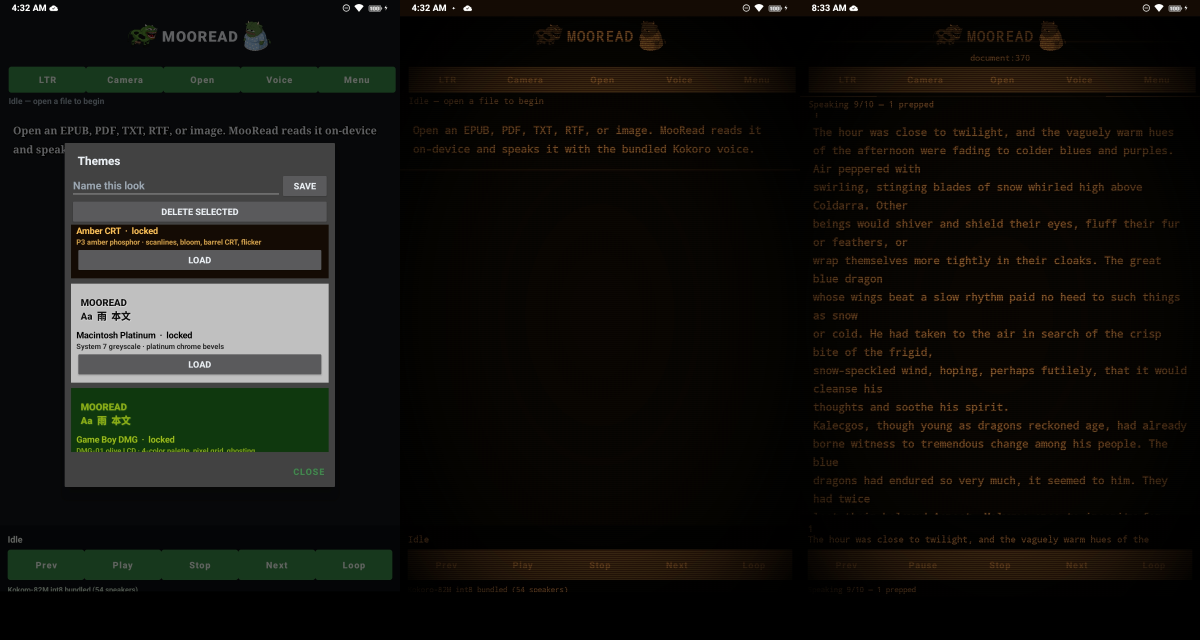
#> input picture android-themes.jpg, 3600 x 1920 px (shown at 1/3 size)
$ python -i theme_fx.py   (imports and definitions only)
#> lines starting #> are read from the running program, lines starting #| are printed output that depends on the picture
#> further down, picture is the input picture: PIL image 3600x1920 RGB; mean R, G, B 19.6, 19, 14.8
"""Whole-app visual effects for built-in themes.

Colors alone cannot sell Amber CRT, Macintosh Platinum, or Game Boy DMG.
This module is the CPU/PIL counterpart of the Android AGSL shader:
same look targets, applied to wallpapers, reader canvases, and widget chrome.
"""

from __future__ import annotations

from typing import Iterable, Optional

from PIL import Image, ImageDraw, ImageEnhance, ImageFilter, ImageOps

FX_NONE = "none"
FX_AMBER = "amber-crt"
FX_PLATINUM = "mac-platinum"
FX_DMG = "gameboy-dmg"

# DMG-01 LCD quartet (darkest → lightest).
DMG_PALETTE = (
    (15, 56, 15),
    (48, 98, 48),
    (139, 172, 15),
    (155, 188, 15),
)

AMBER = (255, 176, 0)
AMBER_DARK = (20, 12, 4)
PLATINUM = (192, 192, 192)
PLATINUM_HI = (232, 232, 232)
PLATINUM_LO = (128, 128, 128)


# [5 lines left out: function normalize_fx, not called in this run]


def _luma_pixel(r: int, g: int, b: int) -> float:
    return (0.299 * r + 0.587 * g + 0.114 * b) / 255.0


# [86 lines left out: functions apply_image_fx, _amber_crt, _platinum, _dmg_lcd, _quantize_dmg, _scanlines and 1 more, not called in this run]


def draw_vignette(im: Image.Image, amount: float = 0.45, fx: str = FX_AMBER) -> Image.Image:
#> called with amount = 0.45, fx = 'amber-crt'
    if amount <= 0:
        return im
    w, h = im.size
#> w = 3600; h = 1920
    vignette = Image.new("L", (w, h), 0)
#> vignette: PIL image 3600x1920 L; every value is 0
    g = ImageDraw.Draw(vignette)
    pad_x, pad_y = int(w * 0.06), int(h * 0.08)
#> pad_x = 216; pad_y = 153
    g.ellipse((-pad_x, -pad_y, w + pad_x, h + pad_y), fill=int(255 * (1.0 - amount * 0.15)))
    vignette = vignette.filter(ImageFilter.GaussianBlur(radius=max(w, h) // 8 or 8))
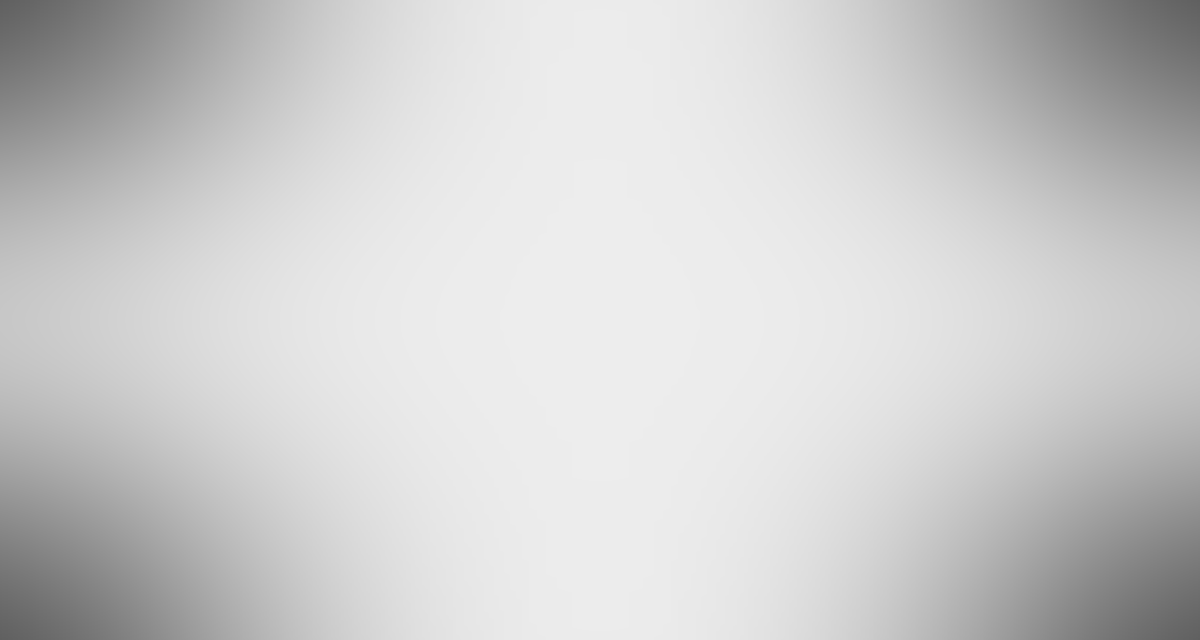
#> vignette: PIL image 3600x1920 L (shown at 1/3 size); min 96, max 237, mean 205.8
    tint = AMBER_DARK if fx == FX_AMBER else ((8, 20, 8) if fx == FX_DMG else (40, 40, 44))
    layer = Image.new("RGBA", (w, h), tint + (0,))
    # Darken edges using inverted vignette as alpha.
    inv = ImageOps.invert(vignette)
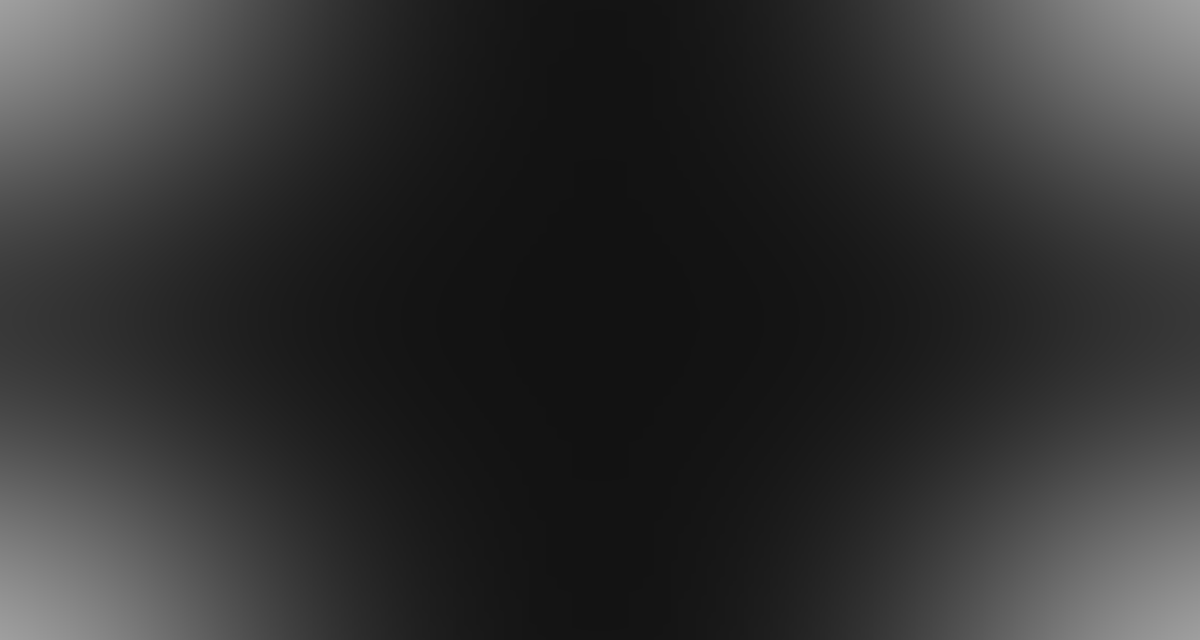
#> inv: PIL image 3600x1920 L (shown at 1/3 size); min 18, max 159, mean 49.2
    layer.putalpha(inv.point(lambda p: int(p * amount)))
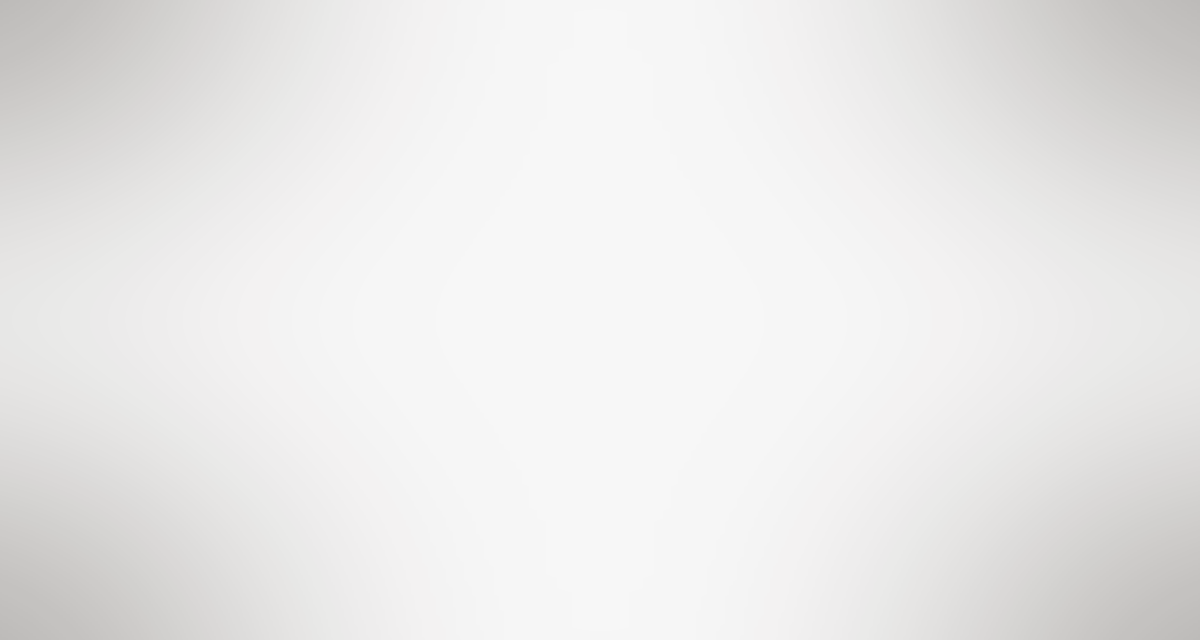
#> layer: PIL image 3600x1920 RGBA (shown at 1/3 size); mean R, G, B, A 20, 12, 4, 21.7; transparent parts drawn white
    return Image.alpha_composite(im.convert("RGBA"), layer)


# [137 lines left out: functions chrome_for, restyle_widget_tree, quantize_hex_to_dmg, not called in this run]


# AGSL source kept next to the Python filter so both platforms share one recipe.
# Android loads the copy in ThemeFx.kt / assets/shaders/theme_fx.agsl.
AGSL_SHADER = r"""
uniform shader input;
uniform float2 iResolution;
uniform float uTime;
uniform float uMode; // 0 none, 1 amber CRT, 2 platinum, 3 DMG

half4 main(float2 fragCoord) {
    float2 uv = fragCoord / iResolution;
    float2 centered = uv * 2.0 - 1.0;
    float mode = uMode;
    float2 px = fragCoord;
    px.x = clamp(px.x, 0.5, iResolution.x - 0.5);
    px.y = clamp(px.y, 0.5, iResolution.y - 0.5);
    half4 color = input.eval(px);
    float lum = dot(color.rgb, half3(0.299, 0.587, 0.114));

    if (mode > 0.5 && mode < 1.5) {
        half3 amber = half3(1.0, 0.690, 0.0);
        half3 phosphor = half3(lum) * amber;
        phosphor += amber * 0.12 * pow(lum, 1.6);
        float scan = 0.72 + 0.28 * sin(fragCoord.y * 3.14159);
        float flicker = 0.96 + 0.04 * sin(uTime * 37.0);
        float roll = 0.04 * smoothstep(0.0, 0.08, abs(fract(uv.y + uTime * 0.07) - 0.5));
        float vig = 1.0 - 0.45 * dot(centered, centered);
        phosphor *= scan * flicker * vig + roll;
        color = half4(phosphor, color.a);
    } else if (mode > 1.5 && mode < 2.5) {
        float lifted = clamp(lum * 1.05 + 0.04, 0.0, 1.0);
        half3 silver = half3(lifted * 0.92, lifted * 0.92, lifted * 0.95);
        float bevel = 0.04 * (1.0 - uv.y);
        silver += half3(bevel);
        color = half4(silver, color.a);
    } else if (mode > 2.5) {
        float stepped;
        if (lum < 0.22) stepped = 0.08;
        else if (lum < 0.45) stepped = 0.28;
        else if (lum < 0.72) stepped = 0.62;
        else stepped = 0.78;
        half3 dark = half3(0.059, 0.220, 0.059);
        half3 mid = half3(0.188, 0.384, 0.188);
        half3 lite = half3(0.545, 0.675, 0.059);
        half3 lite2 = half3(0.608, 0.737, 0.059);
        half3 lcd = dark;
        if (lum >= 0.22 && lum < 0.45) lcd = mid;
        else if (lum >= 0.45 && lum < 0.72) lcd = lite;
        else if (lum >= 0.72) lcd = lite2;
        float grid = 1.0;
        if (mod(fragCoord.x, 3.0) < 0.7 || mod(fragCoord.y, 3.0) < 0.7) {
            grid = 0.78;
        }
        float ghost = 0.08 * input.eval(px + float2(1.5, 0.0)).r;
        lcd *= grid;
        lcd += half3(ghost * 0.2, ghost * 0.35, ghost * 0.05);
        float vig = 1.0 - 0.28 * dot(centered, centered);
        color = half4(lcd * vig, color.a);
    }
    return color;
}
"""


def shader_modes() -> dict[str, float]:
    return {FX_NONE: 0.0, FX_AMBER: 1.0, FX_PLATINUM: 2.0, FX_DMG: 3.0}

>>> from PIL import Image
>>> picture = Image.open('../../android-themes.jpg')
>>> result = draw_vignette(picture)
